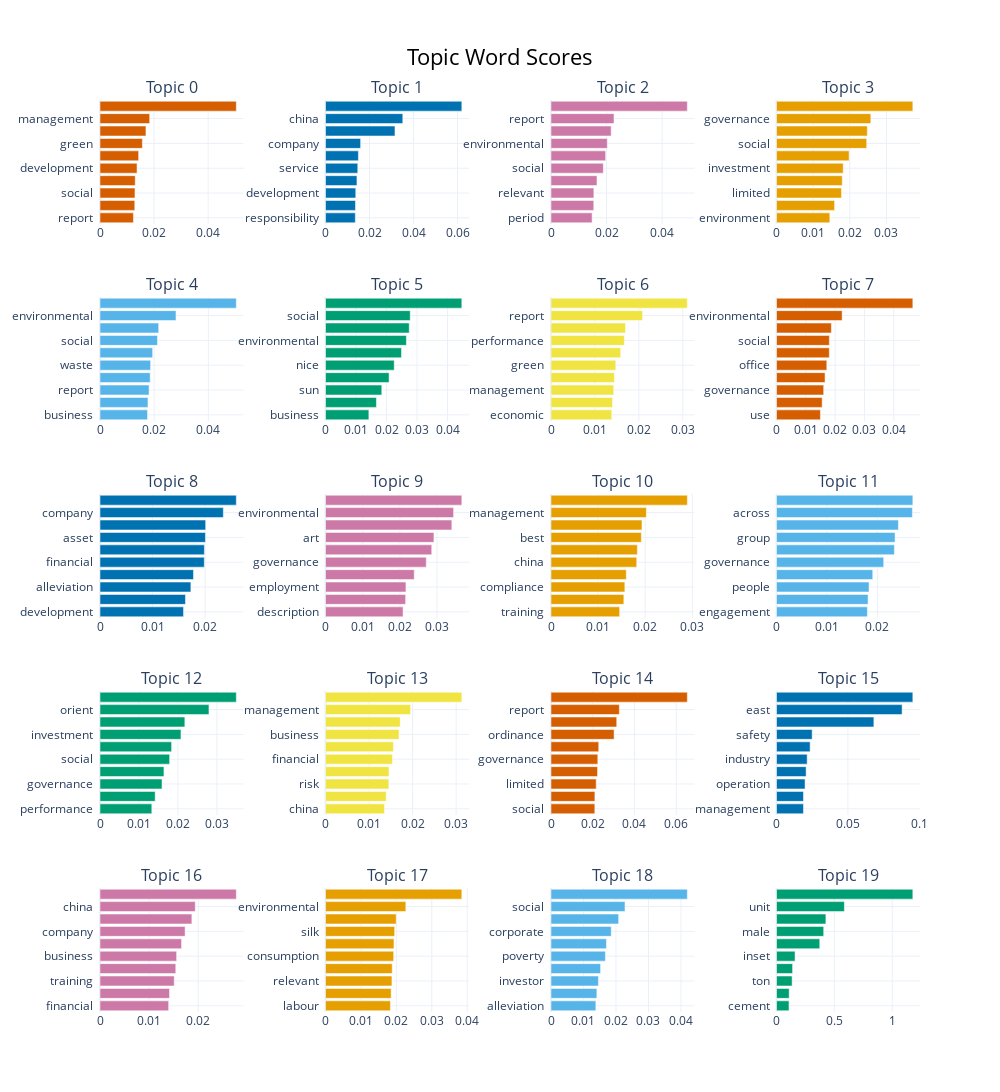

Notebook code for this chart:
### Code cell
topic_model_fina.visualize_barchart(top_n_topics=20, n_words=10)

### Figure 1 — Plotly figure (JSON) as saved in the notebook; plotly's stock layout.template omitted (floating-point values rounded to 4 significant figures)
{"data": [{"marker": {"color": "#D55E00"}, "orientation": "h", "type": "bar", "x": [0.01237, 0.01286, 0.01294, 0.01303, 0.0137, 0.01429, 0.01567, 0.01699, 0.01837, 0.05043], "xaxis": "x", "y": ["report  ", "banking  ", "social  ", "china  ", "development  ", "credit  ", "green  ", "financial  ", "management  ", "bank  "], "yaxis": "y"}, {"marker": {"color": "#0072B2"}, "orientation": "h", "type": "bar", "x": [0.01354, 0.01361, 0.01375, 0.01428, 0.01465, 0.01494, 0.01595, 0.03156, 0.0351, 0.06192], "xaxis": "x2", "y": ["responsibility  ", "reinsurance  ", "development  ", "poverty  ", "service  ", "management  ", "company  ", "life  ", "china  ", "insurance  "], "yaxis": "y2"}, {"marker": {"color": "#CC79A7"}, "orientation": "h", "type": "bar", "x": [0.0148, 0.01539, 0.01543, 0.01655, 0.01883, 0.01966, 0.02028, 0.02165, 0.02267, 0.04907], "xaxis": "x3", "y": ["period  ", "business  ", "relevant  ", "hong  ", "social  ", "limited  ", "environmental  ", "governance  ", "report  ", "group  "], "yaxis": "y3"}, {"marker": {"color": "#E69F00"}, "orientation": "h", "type": "bar", "x": [0.01455, 0.01585, 0.01773, 0.01794, 0.0182, 0.01981, 0.02462, 0.02478, 0.02574, 0.0372], "xaxis": "x4", "y": ["environment  ", "business  ", "limited  ", "company  ", "investment  ", "report  ", "social  ", "environmental  ", "governance  ", "group  "], "yaxis": "y4"}, {"marker": {"color": "#56B4E9"}, "orientation": "h", "type": "bar", "x": [0.01755, 0.01771, 0.01812, 0.01854, 0.01868, 0.01943, 0.02122, 0.02166, 0.02806, 0.05033], "xaxis": "x5", "y": ["business  ", "employment  ", "report  ", "period  ", "waste  ", "use  ", "social  ", "governance  ", "environmental  ", "group  "], "yaxis": "y5"}, {"marker": {"color": "#009E73"}, "orientation": "h", "type": "bar", "x": [0.01421, 0.01668, 0.01844, 0.02083, 0.02252, 0.0249, 0.02651, 0.02744, 0.02777, 0.04468], "xaxis": "x6", "y": ["business  ", "safety  ", "sun  ", "report  ", "nice  ", "limited  ", "environmental  ", "governance  ", "social  ", "group  "], "yaxis": "y6"}, {"marker": {"color": "#F0E442"}, "orientation": "h", "type": "bar", "x": [0.01383, 0.014, 0.01427, 0.01443, 0.01475, 0.01586, 0.01669, 0.01697, 0.02084, 0.03103], "xaxis": "x7", "y": ["economic  ", "corporate  ", "management  ", "insurance  ", "green  ", "content  ", "performance  ", "development  ", "report  ", "hong  "], "yaxis": "y7"}, {"marker": {"color": "#D55E00"}, "orientation": "h", "type": "bar", "x": [0.01498, 0.01558, 0.01609, 0.01656, 0.01716, 0.01802, 0.01803, 0.01872, 0.02239, 0.0465], "xaxis": "x8", "y": ["use  ", "na  ", "governance  ", "ordinance  ", "office  ", "business  ", "social  ", "hong  ", "environmental  ", "group  "], "yaxis": "y8"}, {"marker": {"color": "#0072B2"}, "orientation": "h", "type": "bar", "x": [0.01589, 0.01626, 0.01729, 0.01779, 0.01984, 0.01986, 0.02006, 0.0201, 0.02346, 0.02593], "xaxis": "x9", "y": ["development  ", "responsibility  ", "alleviation  ", "distressed  ", "financial  ", "poverty  ", "asset  ", "management  ", "company  ", "china  "], "yaxis": "y9"}, {"marker": {"color": "#CC79A7"}, "orientation": "h", "type": "bar", "x": [0.02086, 0.02155, 0.02163, 0.02387, 0.0271, 0.02857, 0.02916, 0.03398, 0.03445, 0.03667], "xaxis": "x10", "y": ["description  ", "limited  ", "employment  ", "social  ", "governance  ", "report  ", "art  ", "labour  ", "environmental  ", "group  "], "yaxis": "y10"}, {"marker": {"color": "#E69F00"}, "orientation": "h", "type": "bar", "x": [0.01457, 0.01547, 0.01568, 0.01598, 0.0182, 0.01833, 0.01918, 0.01931, 0.02025, 0.02894], "xaxis": "x11", "y": ["training  ", "investor  ", "compliance  ", "environmental  ", "china  ", "business  ", "best  ", "group  ", "management  ", "company  "], "yaxis": "y11"}, {"marker": {"color": "#56B4E9"}, "orientation": "h", "type": "bar", "x": [0.01802, 0.01815, 0.01835, 0.01908, 0.02125, 0.02338, 0.0235, 0.02416, 0.02694, 0.02703], "xaxis": "x12", "y": ["engagement  ", "approach  ", "people  ", "sustainable  ", "governance  ", "health  ", "group  ", "investment  ", "across  ", "prudential  "], "yaxis": "y12"}, {"marker": {"color": "#009E73"}, "orientation": "h", "type": "bar", "x": [0.0133, 0.01416, 0.01592, 0.01641, 0.01786, 0.01837, 0.02077, 0.02177, 0.02796, 0.03498], "xaxis": "x13", "y": ["performance  ", "report  ", "governance  ", "development  ", "social  ", "environmental  ", "investment  ", "management  ", "orient  ", "company  "], "yaxis": "y13"}, {"marker": {"color": "#F0E442"}, "orientation": "h", "type": "bar", "x": [0.01355, 0.01394, 0.01455, 0.01457, 0.01537, 0.0156, 0.01687, 0.01715, 0.01953, 0.03131], "xaxis": "x14", "y": ["china  ", "training  ", "risk  ", "investment  ", "financial  ", "market  ", "business  ", "investor  ", "management  ", "company  "], "yaxis": "y14"}, {"marker": {"color": "#D55E00"}, "orientation": "h", "type": "bar", "x": [0.021, 0.02103, 0.02166, 0.02229, 0.02243, 0.02287, 0.03023, 0.03149, 0.03274, 0.06532], "xaxis": "x15", "y": ["social  ", "employment  ", "limited  ", "capital  ", "governance  ", "environmental  ", "ordinance  ", "mastermind  ", "report  ", "group  "], "yaxis": "y15"}, {"marker": {"color": "#0072B2"}, "orientation": "h", "type": "bar", "x": [0.01887, 0.01889, 0.02001, 0.02075, 0.02148, 0.02354, 0.02496, 0.06819, 0.08797, 0.09547], "xaxis": "x16", "y": ["management  ", "corporation  ", "operation  ", "medical  ", "industry  ", "construction  ", "safety  ", "far  ", "east  ", "horizon  "], "yaxis": "y16"}, {"marker": {"color": "#CC79A7"}, "orientation": "h", "type": "bar", "x": [0.01398, 0.01416, 0.01511, 0.01543, 0.0156, 0.0166, 0.01732, 0.0187, 0.01939, 0.02776], "xaxis": "x17", "y": ["financial  ", "report  ", "training  ", "social  ", "business  ", "investment  ", "company  ", "management  ", "china  ", "group  "], "yaxis": "y17"}, {"marker": {"color": "#E69F00"}, "orientation": "h", "type": "bar", "x": [0.01833, 0.01853, 0.01875, 0.01883, 0.01925, 0.01932, 0.01952, 0.01996, 0.02268, 0.03849], "xaxis": "x18", "y": ["labour  ", "staff  ", "relevant  ", "waste  ", "consumption  ", "employee  ", "silk  ", "report  ", "environmental  ", "group  "], "yaxis": "y18"}, {"marker": {"color": "#56B4E9"}, "orientation": "h", "type": "bar", "x": [0.01381, 0.01412, 0.01459, 0.01526, 0.01674, 0.01707, 0.01854, 0.02082, 0.02278, 0.04196], "xaxis": "x19", "y": ["alleviation  ", "system  ", "investor  ", "development  ", "poverty  ", "management  ", "corporate  ", "responsibility  ", "social  ", "company  "], "yaxis": "y19"}, {"marker": {"color": "#009E73"}, "orientation": "h", "type": "bar", "x": [0.1079, 0.1096, 0.1352, 0.1391, 0.1603, 0.3737, 0.4079, 0.4269, 0.5867, 1.178], "xaxis": "x20", "y": ["cement  ", "indicator  ", "ton  ", "coke  ", "inset  ", "undisclosed  ", "male  ", "person  ", "unit  ", "pa  "], "yaxis": "y20"}], "layout": {"annotations": [{"font": {"size": 16}, "showarrow": false, "text": "Topic 0", "x": 0.0875, "xanchor": "center", "xref": "paper", "y": 1.0, "yanchor": "bottom", "yref": "paper"}, {"font": {"size": 16}, "showarrow": false, "text": "Topic 1", "x": 0.3625, "xanchor": "center", "xref": "paper", "y": 1.0, "yanchor": "bottom", "yref": "paper"}, {"font": {"size": 16}, "showarrow": false, "text": "Topic 2", "x": 0.6375, "xanchor": "center", "xref": "paper", "y": 1.0, "yanchor": "bottom", "yref": "paper"}, {"font": {"size": 16}, "showarrow": false, "text": "Topic 3", "x": 0.9125, "xanchor": "center", "xref": "paper", "y": 1.0, "yanchor": "bottom", "yref": "paper"}, {"font": {"size": 16}, "showarrow": false, "text": "Topic 4", "x": 0.0875, "xanchor": "center", "xref": "paper", "y": 0.784, "yanchor": "bottom", "yref": "paper"}, {"font": {"size": 16}, "showarrow": false, "text": "Topic 5", "x": 0.3625, "xanchor": "center", "xref": "paper", "y": 0.784, "yanchor": "bottom", "yref": "paper"}, {"font": {"size": 16}, "showarrow": false, "text": "Topic 6", "x": 0.6375, "xanchor": "center", "xref": "paper", "y": 0.784, "yanchor": "bottom", "yref": "paper"}, {"font": {"size": 16}, "showarrow": false, "text": "Topic 7", "x": 0.9125, "xanchor": "center", "xref": "paper", "y": 0.784, "yanchor": "bottom", "yref": "paper"}, {"font": {"size": 16}, "showarrow": false, "text": "Topic 8", "x": 0.0875, "xanchor": "center", "xref": "paper", "y": 0.568, "yanchor": "bottom", "yref": "paper"}, {"font": {"size": 16}, "showarrow": false, "text": "Topic 9", "x": 0.3625, "xanchor": "center", "xref": "paper", "y": 0.568, "yanchor": "bottom", "yref": "paper"}, {"font": {"size": 16}, "showarrow": false, "text": "Topic 10", "x": 0.6375, "xanchor": "center", "xref": "paper", "y": 0.568, "yanchor": "bottom", "yref": "paper"}, {"font": {"size": 16}, "showarrow": false, "text": "Topic 11", "x": 0.9125, "xanchor": "center", "xref": "paper", "y": 0.568, "yanchor": "bottom", "yref": "paper"}, {"font": {"size": 16}, "showarrow": false, "text": "Topic 12", "x": 0.0875, "xanchor": "center", "xref": "paper", "y": 0.352, "yanchor": "bottom", "yref": "paper"}, {"font": {"size": 16}, "showarrow": false, "text": "Topic 13", "x": 0.3625, "xanchor": "center", "xref": "paper", "y": 0.352, "yanchor": "bottom", "yref": "paper"}, {"font": {"size": 16}, "showarrow": false, "text": "Topic 14", "x": 0.6375, "xanchor": "center", "xref": "paper", "y": 0.352, "yanchor": "bottom", "yref": "paper"}, {"font": {"size": 16}, "showarrow": false, "text": "Topic 15", "x": 0.9125, "xanchor": "center", "xref": "paper", "y": 0.352, "yanchor": "bottom", "yref": "paper"}, {"font": {"size": 16}, "showarrow": false, "text": "Topic 16", "x": 0.0875, "xanchor": "center", "xref": "paper", "y": 0.136, "yanchor": "bottom", "yref": "paper"}, {"font": {"size": 16}, "showarrow": false, "text": "Topic 17", "x": 0.3625, "xanchor": "center", "xref": "paper", "y": 0.136, "yanchor": "bottom", "yref": "paper"}, {"font": {"size": 16}, "showarrow": false, "text": "Topic 18", "x": 0.6375, "xanchor": "center", "xref": "paper", "y": 0.136, "yanchor": "bottom", "yref": "paper"}, {"font": {"size": 16}, "showarrow": false, "text": "Topic 19", "x": 0.9125, "xanchor": "center", "xref": "paper", "y": 0.136, "yanchor": "bottom", "yref": "paper"}], "height": 1250, "hoverlabel": {"bgcolor": "white", "font": {"family": "Rockwell", "size": 16}}, "showlegend": false, "title": {"font": {"color": "Black", "size": 22}, "text": "Topic Word Scores", "x": 0.5, "xanchor": "center", "yanchor": "top"}, "width": 1000, "xaxis": {"anchor": "y", "domain": [0, 0.175], "showgrid": true}, "xaxis10": {"anchor": "y10", "domain": [0.275, 0.45], "showgrid": true}, "xaxis11": {"anchor": "y11", "domain": [0.55, 0.725], "showgrid": true}, "xaxis12": {"anchor": "y12", "domain": [0.825, 1], "showgrid": true}, "xaxis13": {"anchor": "y13", "domain": [0, 0.175], "showgrid": true}, "xaxis14": {"anchor": "y14", "domain": [0.275, 0.45], "showgrid": true}, "xaxis15": {"anchor": "y15", "domain": [0.55, 0.725], "showgrid": true}, "xaxis16": {"anchor": "y16", "domain": [0.825, 1], "showgrid": true}, "xaxis17": {"anchor": "y17", "domain": [0, 0.175], "showgrid": true}, "xaxis18": {"anchor": "y18", "domain": [0.275, 0.45], "showgrid": true}, "xaxis19": {"anchor": "y19", "domain": [0.55, 0.725], "showgrid": true}, "xaxis2": {"anchor": "y2", "domain": [0.275, 0.45], "showgrid": true}, "xaxis20": {"anchor": "y20", "domain": [0.825, 1], "showgrid": true}, "xaxis3": {"anchor": "y3", "domain": [0.55, 0.725], "showgrid": true}, "xaxis4": {"anchor": "y4", "domain": [0.825, 1], "showgrid": true}, "xaxis5": {"anchor": "y5", "domain": [0, 0.175], "showgrid": true}, "xaxis6": {"anchor": "y6", "domain": [0.275, 0.45], "showgrid": true}, "xaxis7": {"anchor": "y7", "domain": [0.55, 0.725], "showgrid": true}, "xaxis8": {"anchor": "y8", "domain": [0.825, 1], "showgrid": true}, "xaxis9": {"anchor": "y9", "domain": [0, 0.175], "showgrid": true}, "yaxis": {"anchor": "x", "domain": [0.864, 1.0], "showgrid": true}, "yaxis10": {"anchor": "x10", "domain": [0.432, 0.568], "showgrid": true}, "yaxis11": {"anchor": "x11", "domain": [0.432, 0.568], "showgrid": true}, "yaxis12": {"anchor": "x12", "domain": [0.432, 0.568], "showgrid": true}, "yaxis13": {"anchor": "x13", "domain": [0.216, 0.352], "showgrid": true}, "yaxis14": {"anchor": "x14", "domain": [0.216, 0.352], "showgrid": true}, "yaxis15": {"anchor": "x15", "domain": [0.216, 0.352], "showgrid": true}, "yaxis16": {"anchor": "x16", "domain": [0.216, 0.352], "showgrid": true}, "yaxis17": {"anchor": "x17", "domain": [0, 0.136], "showgrid": true}, "yaxis18": {"anchor": "x18", "domain": [0, 0.136], "showgrid": true}, "yaxis19": {"anchor": "x19", "domain": [0, 0.136], "showgrid": true}, "yaxis2": {"anchor": "x2", "domain": [0.864, 1.0], "showgrid": true}, "yaxis20": {"anchor": "x20", "domain": [0, 0.136], "showgrid": true}, "yaxis3": {"anchor": "x3", "domain": [0.864, 1.0], "showgrid": true}, "yaxis4": {"anchor": "x4", "domain": [0.864, 1.0], "showgrid": true}, "yaxis5": {"anchor": "x5", "domain": [0.648, 0.784], "showgrid": true}, "yaxis6": {"anchor": "x6", "domain": [0.648, 0.784], "showgrid": true}, "yaxis7": {"anchor": "x7", "domain": [0.648, 0.784], "showgrid": true}, "yaxis8": {"anchor": "x8", "domain": [0.648, 0.784], "showgrid": true}, "yaxis9": {"anchor": "x9", "domain": [0.432, 0.568], "showgrid": true}}}
